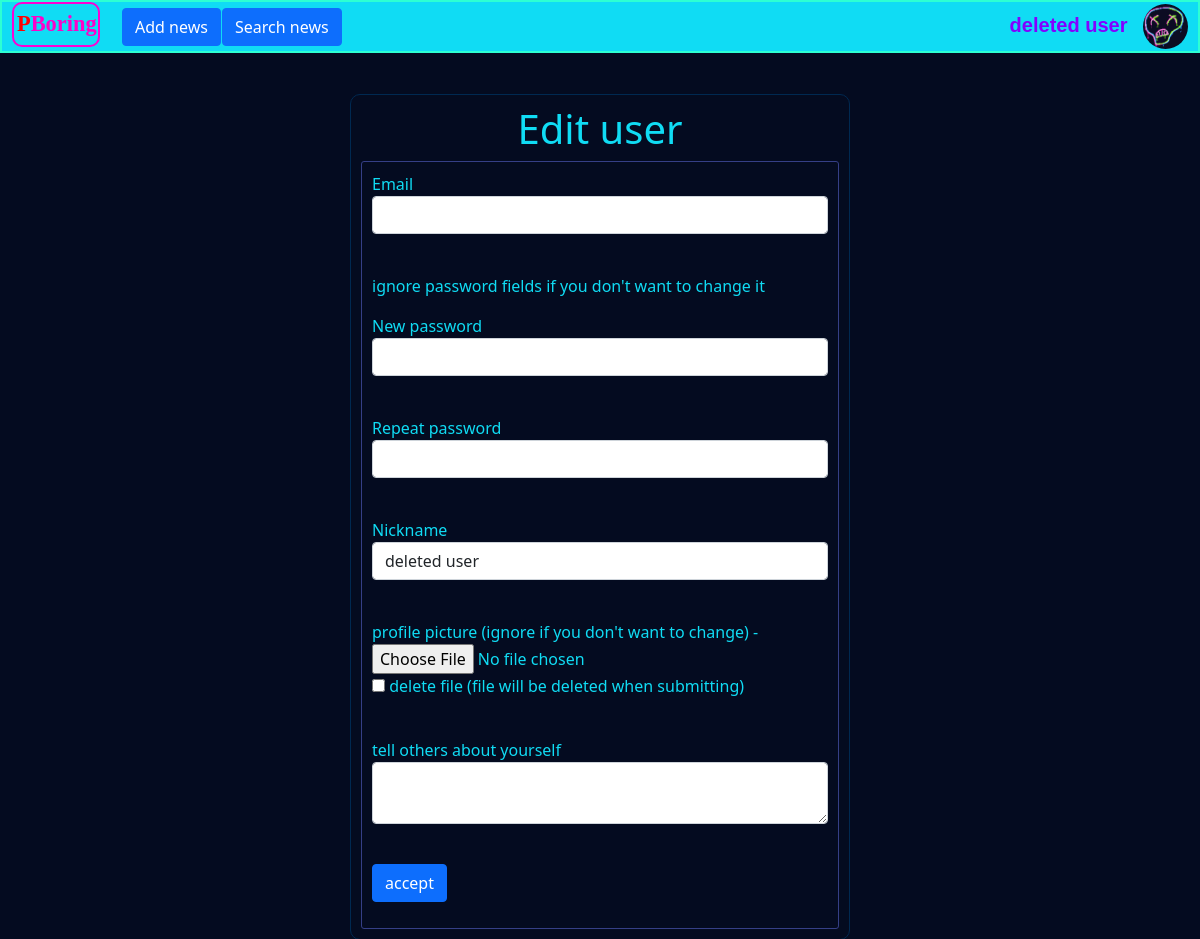
The app's page /user/profile/edit/1 (signed in) with its own data.
### modules/user.py (models this page shows, shortened)
class User(SqlAlchemyBase, UserMixin, SerializerMixin):
    __tablename__ = 'users'
    id = sqlalchemy.Column(sqlalchemy.Integer, primary_key=True, autoincrement=True)
    nickname = sqlalchemy.Column(sqlalchemy.String, nullable=True)
    about = sqlalchemy.Column(sqlalchemy.String, nullable=True, default='')
    email = sqlalchemy.Column(sqlalchemy.String, index=True, unique=True, nullable=True)
    hashed_password = sqlalchemy.Column(sqlalchemy.String, nullable=True)
    modified_date = sqlalchemy.Column(sqlalchemy.DateTime, default=datetime.datetime.now)
    image = sqlalchemy.Column(sqlalchemy.String, nullable=True, default='no_pfp.png')
    news = orm.relationship("News", back_populates='creator')

### server.py (the view, shortened to what this page needs)
@login_required
@app.route('/user/profile/edit/<int:id>', methods=['GET', 'POST'])
def edit_user(id):
    form = EditUserForm()
    if request.method == 'GET':
        db_sess = db_session.create_session()
        user = db_sess.query(User).filter(User.id == id, User.id == current_user.id).first()
        if not user:
            abort(404)
        else:
            form.email.data = user.email
            form.about.data = user.about
            form.nickname.data = user.nickname
    return render_template('edit_user.html', title='edit user',
                           base_css=url_for('static', filename='css/base.css'),
                           page_css=url_for('static', filename='css/form.css'),
                           form=form)

### modules/forms.py
class EditUserForm(FlaskForm):
    email = EmailField('Email', validators=[DataRequired()])
    password = PasswordField('New password')
    password_again = PasswordField('Repeat password')
    nickname = StringField('Nickname', validators=[DataRequired()])
    file_pfp = FileField("profile picture (ignore if you don't want to change)")
    ignore_pfp = BooleanField('delete file (file will be deleted when submitting)')
    about = TextAreaField("tell others about yourself")
    submit = SubmitField('accept')

### modules/db_session.py (called while the page is built)
def create_session() -> Session:
    global __factory
    return __factory()

### server.py (called while the page is built)
@login_manager.user_loader
def load_user(user_id):
    db_sess = db_session.create_session()
    return db_sess.query(User).get(user_id)

### templates/edit_user.html (shortened to what this page needs)
{% extends "base.html" %}
{% block content %}
<div class="form-div">
    <h1 style="text-align: center;">Edit user</h1>
    <form action="" method="post" enctype="multipart/form-data">
        <p>
            {{ form.email.label }}<br>
            {{ form.email(class="form-control", type="email") }}<br>
        </p>
        <p> ignore password fields if you don't want to change it </p>
        <p>
            {{ form.password.label }}<br>
            {{ form.password(class="form-control", type="password") }}<br>
        </p>
        <p>
            {{ form.password_again.label }}<br>
            {{ form.password_again(class="form-control", type="password") }}<br>
        </p>
        <p>
            {{ form.nickname.label }}<br>
            {{ form.nickname(class="form-control") }}<br>
        </p>
        <div>
            <p>
                {{ form.file_pfp.label }} - {{ form.file_pfp(type="file") }} <br> {{ form.ignore_pfp() }} {{ form.ignore_pfp.label}}<br><br>
            </p>
        </div>
        <p>
            {{ form.about.label }}<br>
            {{ form.about(class="form-control") }}<br>
        </p>
        <p>{{ form.submit(type="submit", class="btn btn-primary") }}</p>
    </form>
</div>
{% endblock %}

### templates/base.html (shortened to what this page needs)
<!doctype html>
    <html lang="en">
      <head>
        <link rel="stylesheet" type="text/css" href="{{ page_css }}" />
        <link rel="stylesheet" type="text/css" href="{{ base_css }}" />
        <link rel="stylesheet"
                    href="https://cdn.jsdelivr.net/npm/bootstrap@5.0.0-beta1/dist/css/bootstrap.min.css"
>
      </head>
      <body style="background-color: #040B20;">
        {% block content %}{% endblock %}
        <div class="nav-div">
            <div class="logo-div">
                <a class="logo" href="/" id="a-p"> P </a> <a class="logo" href="/" id="a-boring"> Boring </a>
            </div>
            <div style="align-self: center;">
                {% if current_user.is_authenticated %}
                    <a href="/news/add" class="btn btn-primary"> Add news </a>
                {% endif %}
            </div>
            <div style="align-self: center;">
                <a href="/news/search" class="btn btn-primary"> Search news </a>
            </div>
            <div class="profile">
                {% if current_user.is_authenticated %}
                    <div>
                        {% set pfp_url = url_for('static', filename='img/users/') %}
                        <a class="profile" href="/user/profile/{{current_user.id}}">{{ current_user.nickname }}</a>
                        <a  href="/user/profile/{{current_user.id}}"> <img class="profile-img-nav" src="{{pfp_url}}{{current_user.image}}" alt="no pfp"> </a>
                    </div>
                {% else %}
                    <div>
                        <a class="btn btn-primary" href="/register">Зарегистрироваться</a>
                        <a class="btn btn-success" href="/login">Войти</a>
                    </div>
                {% endif %}
            </div>
        </div>
      </body>
    </html>

### static/css/form.css (style rules this page uses)
form { color: #10DCF4; margin-right: 1; border: 1px solid #353F86; border-radius: 3px; padding: 10px; }
.form-div { color: #10DCF4; border: 1px solid #002951; border-radius: 10px; width: 500px; position: absolute; left: 0; right: 0; top: 10%; margin: auto; padding: 10px; }

### static/css/base.css (style rules this page uses)
.nav-div { display: grid; grid-template-columns: 120px 100px 150px 1fr; background-color: #10DCF4; border: 2px solid #2DFFD3; }
.logo-div { width: 88px; height: 45px; display: grid; grid-template-columns: 1fr 1fr; grid-auto-rows: 1fr; margin-left: 10px; border: 2px solid #FF00D4; border-radius: 10px; padding: 3px; }
#a-p { color: #FF0000; }
#a-boring { color: #FF00C9; }
.logo { text-decoration: none; color: #FF00B6; font-family: cursive; font-weight: 900; font-size: 1.4em; }
.profile { text-decoration: none; color: #8300FF; text-align: right; align-self: center; margin: 2px; margin-right: 10px; font-size: 1.5em; font: bold 20px/1 sans-serif; }
.profile-img-nav { max-width: 45px; max-height: 45px; border-radius: 50px; }
body { background-color: #040B20; color: #040B20; }

### records on screen
User: nickname "deleted user", image (picture)
